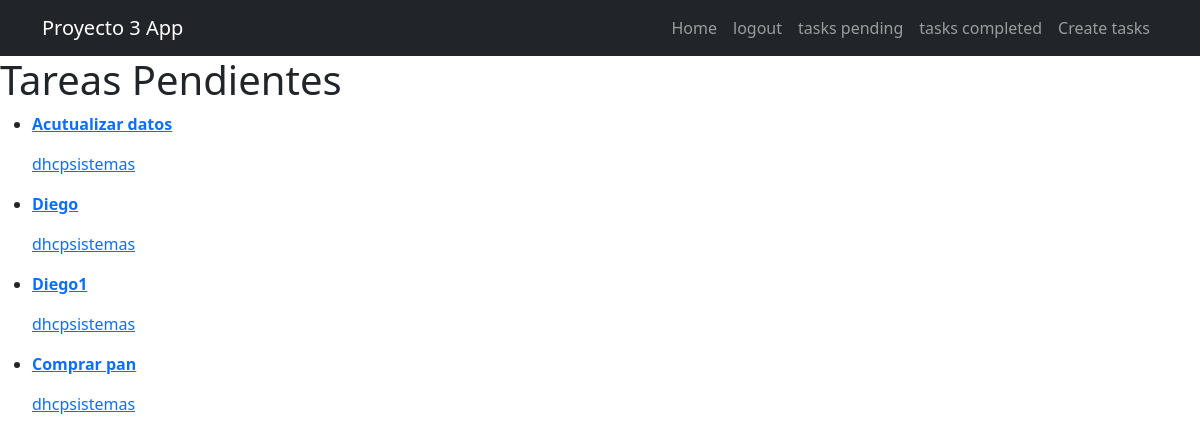
Before: /tasks_completed/ (signed in) with the older database file.
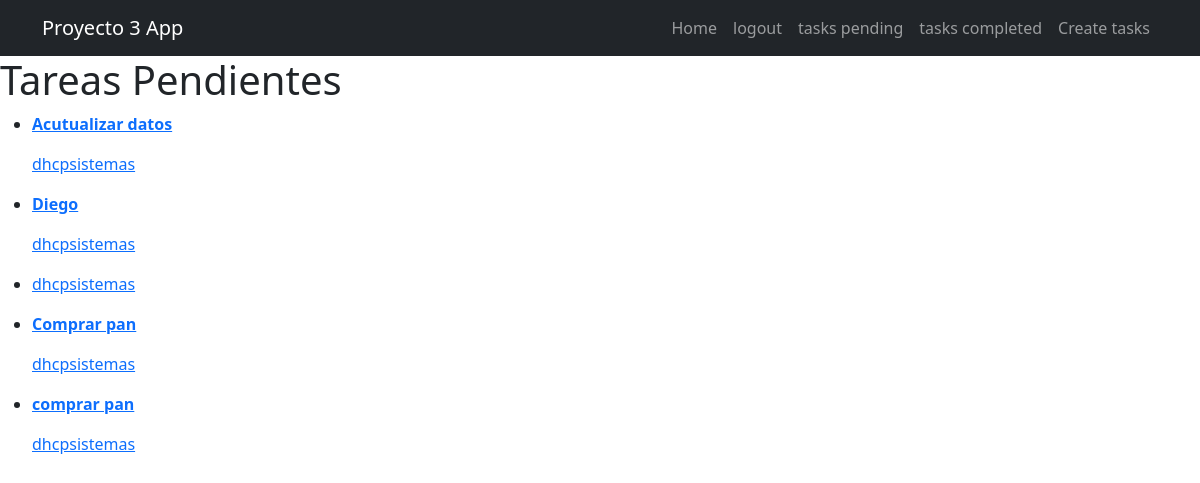
After: the same page with the newer database file.
### tasks/models.py (models this page shows, shortened)
class Task(models.Model):
    title = models.CharField(max_length=100)
    descripcion = models.TextField(blank=True)
    created = models.DateTimeField(auto_now_add=True)
    detacompleted = models.DateTimeField(null=True)
    important = models.BooleanField(default=False)
    user = models.ForeignKey(User, on_delete=models.CASCADE)

### tasks/views.py (the view)
# urls.py: path('tasks_completed/', views.tasks_completed, name='tasks_completed'),
@login_required
def tasks_completed(request):
        tasks = Task.objects.filter(user=request.user, detacompleted__isnull=False).order_by
        ('-datecompleted')
        return render(request, 'tasks.html', {'tasks': tasks})

### tasks/templates/tasks.html (shortened to what this page needs)
{% extends 'base.html' %}
{% block content %}
<h1>Tareas Pendientes </h1>
<ul>
    {% for task in tasks %}
        <li>
            <a href="{% url 'task_datail' task.id %}">
                    {% if task.important %}
                    <strong>{{task.title}}</strong>
                    {% else %}
                    {{task.tible}}
                    {% endif %}
                    <p>{{task.user.username}}</p>
            </a>
        </li>
    {% endfor %}
</ul>
{% endblock %}

Changed rows visible on the page:
changed Task (number 3 of 5 on the later page): important True → False (drawn); title "Diego1" → (not shown)
now on this page (row edited): Task: title "comprar pan", user.username "dhcpsistemas"
